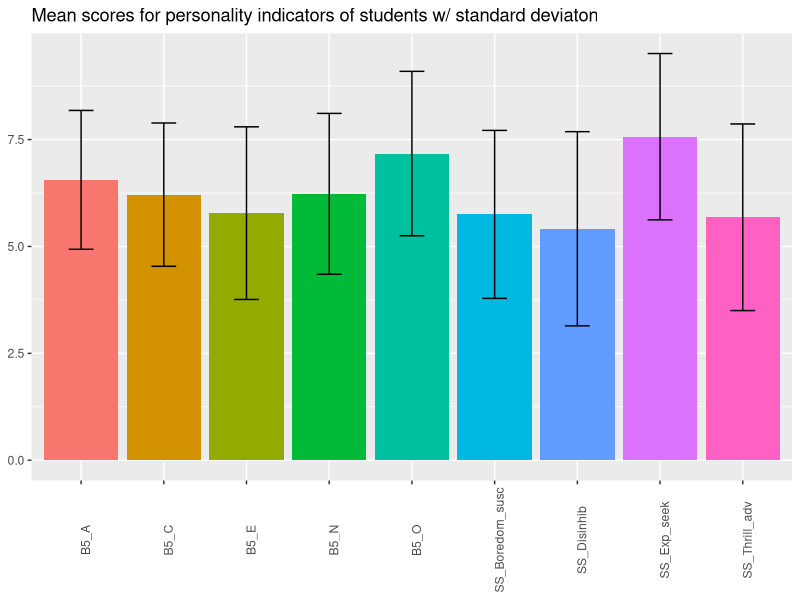
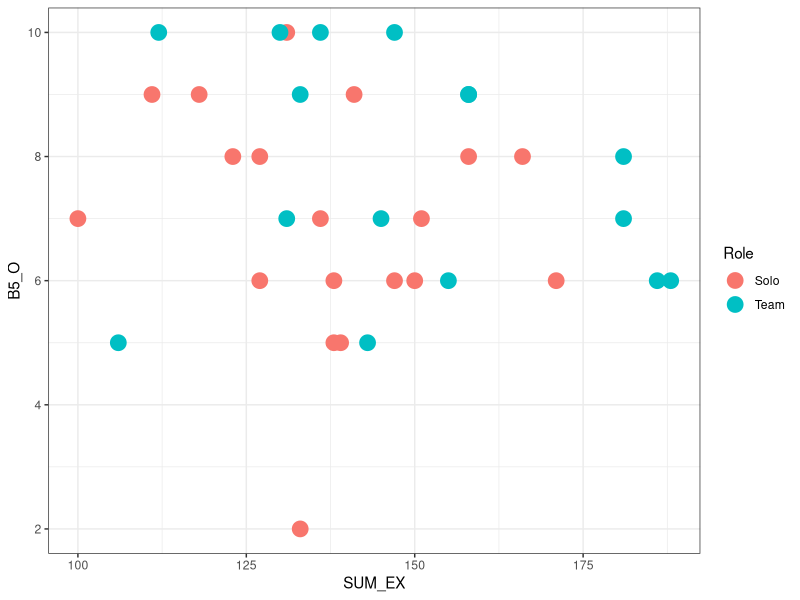
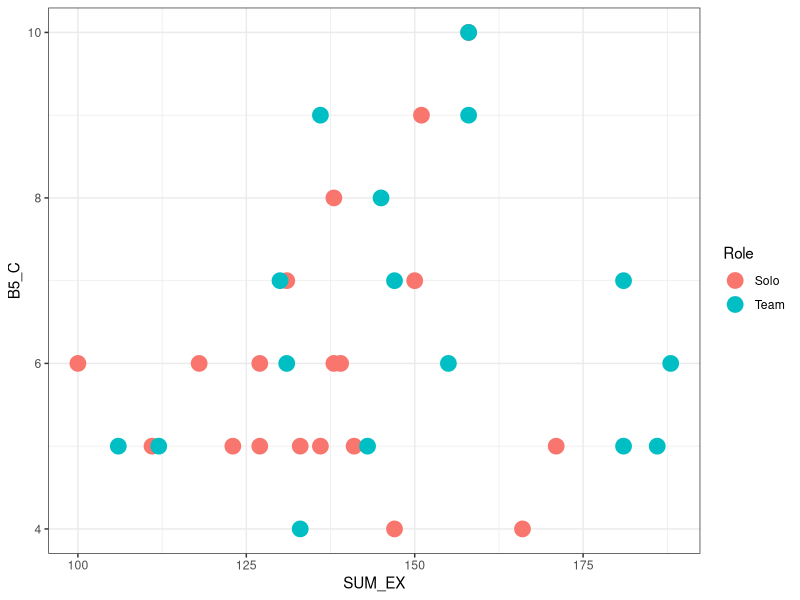
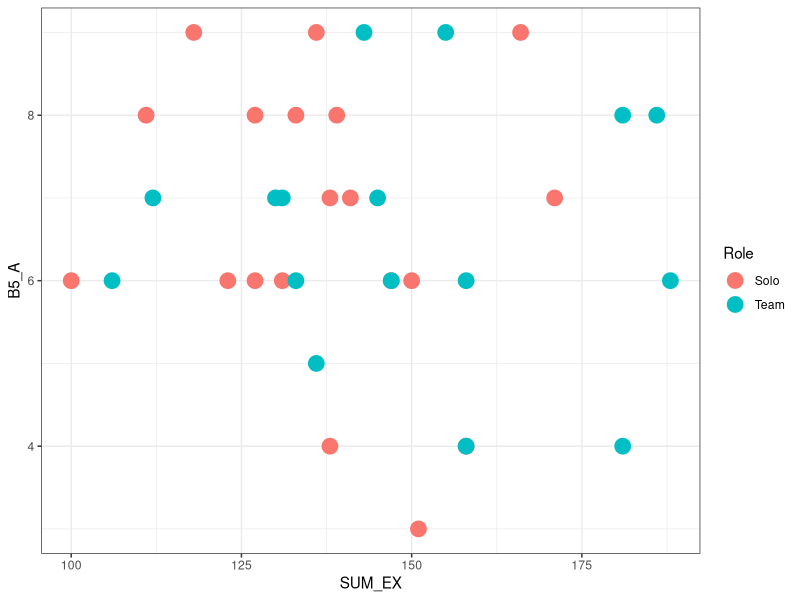
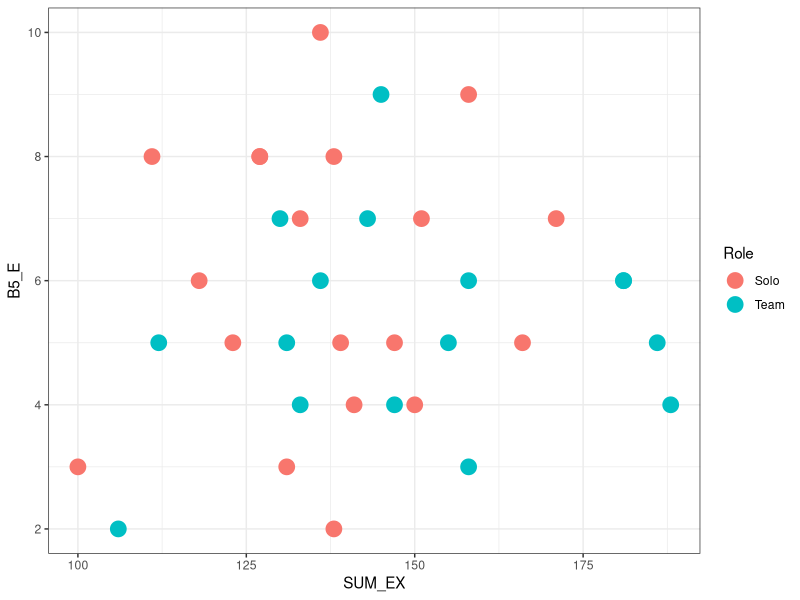
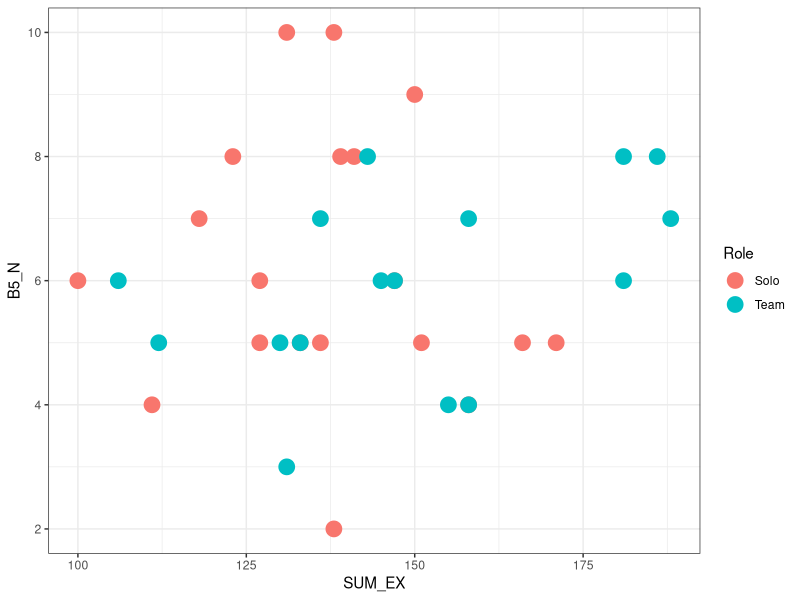
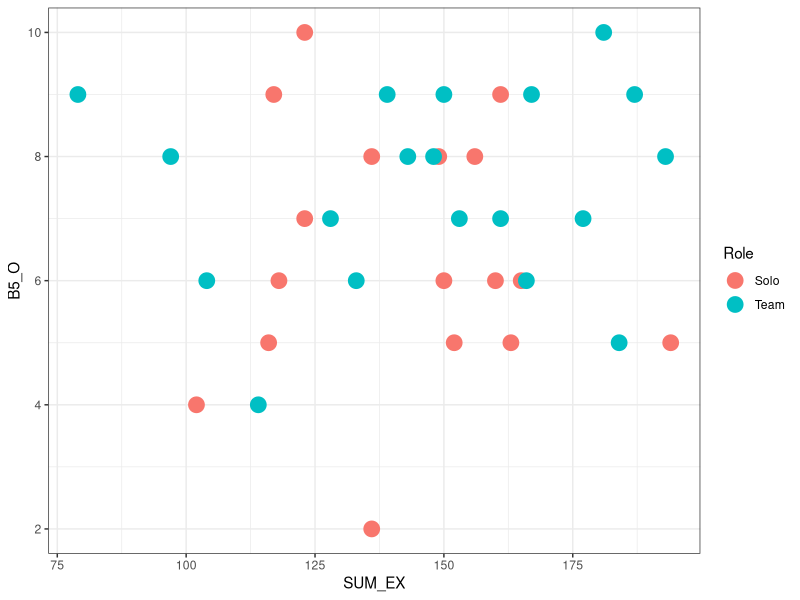
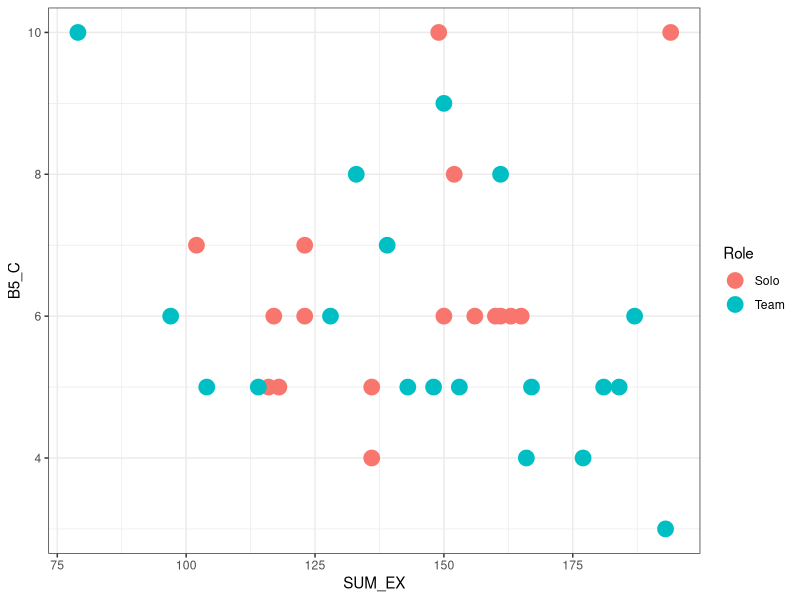

The R source for these figures, in order: (Note: this script raises an error after producing the figures.)

# Dependencies
list.of.packages <- c("openxlsx","tidyr","RColorBrewer","magrittr","tidyverse")
new.packages <- list.of.packages[!(list.of.packages %in% installed.packages()[,"Package"])]
if(length(new.packages)) install.packages(new.packages)
lapply(list.of.packages, require, character.only = TRUE)
rm(list = c("list.of.packages","new.packages"))

# read xlsx data if it does not exist yet
if (!exists("Stats")) Stats <- openxlsx::read.xlsx("Stats.xlsx", sheet = "Sheet 1")


Stats <- subset(Stats,!(Student_ID %in% c("1ac81dbe09bf3f0f3eac3d67ebc7c53e") & Exc_round  == 1)) #
Stats <- subset(Stats,!(Student_ID %in% c("6f1c1fea47a3b121012af306c5824c02") & Exc_round  == 2)) #
Stats <- subset(Stats,!(Student_ID %in% c("9547de7153ef46ae8a67d6548b3c2e25"))) # hasp00

### Deskriptivní část ###
# statistické charakteristiky pro všech 6 vnitřních kol dohromady
cols <- c("INNER_R1", "INNER_R2", "INNER_R3", "INNER_R4", "INNER_R5", "INNER_R6")
Stats$SUM_EX <- apply(Stats[,cols],1,sum)
Stats$E_mean <- apply(Stats[,cols],1,mean)
Stats$E_med <- apply(Stats[,cols],1,median)
Stats$E_min <- apply(Stats[,cols],1,min)
Stats$E_max <- apply(Stats[,cols],1,max)
Stats$E_sd  <- apply(Stats[,cols],1,sd)
Stats$E_rng <- Stats$E_max - Stats$E_min
Stats$Role <-  ifelse(Stats$Role_01 == "Solo", "Solo", "Team")

# EA + EAO from OCEAN
Stats$BFI_EA = Stats$B5_E + Stats$B5_A
Stats$BFI_EAO = Stats$B5_E + Stats$B5_A + Stats$B5_O

# SS TOTAL
Stats$SS_Total = Stats$SS_Exp_seek +
              Stats$SS_Boredom_susc +
              Stats$SS_Thrill_adv +
              Stats$SS_Disinhib


# Sloupce, které budeme vizualizovat
# cols = selected columns
cols = c("B5_O","B5_C","B5_E","B5_A","B5_N",
          "SS_Exp_seek","SS_Boredom_susc","SS_Thrill_adv","SS_Disinhib")

# Vizualize means and sd, data_graph1
data_graph_1=data.frame(cols,
                   Avg=sapply(Stats[,cols],mean),
                   Sd =sapply(Stats[,cols],sd))

# Aesthetics, vložíme data 
ggplot(data_graph_1, aes(x=cols, y=Avg, fill=cols)) + 
  geom_bar(stat="identity") +                       
  geom_errorbar(aes(ymin=Avg-Sd, ymax=Avg+Sd), width=.3) + 
  xlab(NULL) + ylab(NULL) + ggtitle("Mean scores for personality indicators of students w/ standard deviaton") +
  theme(axis.text.x = element_text(angle = 90), 
        legend.position = "none")

### correlogram
# dev.new()
# corrgram(Stats[Stats$Role == "Team",], order=NULL, lower.panel=panel.shade,
#          upper.panel=NULL, text.panel=panel.txt, main="Teams")
# dev.new()
# corrgram(Stats[Stats$Role == "Solo",], order=NULL, lower.panel=panel.shade,
#          upper.panel=NULL, text.panel=panel.txt, main="Solo")
# 
# 
# dev.off()
# dev.off()

# Stats by round
Stats1 = subset(Stats, Stats$Exc_round == 1)
Stats2 = subset(Stats, Stats$Exc_round == 2)
Stats3 = subset(Stats, Stats$Exc_round == 3)

# Nechať - pre nízke hodnoty EA máme viac Solo Threshold = 10 
# BFFF

ggplot(data=Stats1, aes(y=B5_O, x=SUM_EX, col=Role)) +
  geom_point(size=5) + theme_bw() 
ggplot(data=Stats1, aes(y=B5_C, x=SUM_EX, col=Role)) +
  geom_point(size=5) + theme_bw() 
ggplot(data=Stats1, aes(y=B5_A, x=SUM_EX, col=Role)) +
  geom_point(size=5) + theme_bw() 
ggplot(data=Stats1, aes(y=B5_E, x=SUM_EX, col=Role)) +
  geom_point(size=5) + theme_bw() 
ggplot(data=Stats1, aes(y=B5_N, x=SUM_EX, col=Role)) +
  geom_point(size=5) + theme_bw() 

ggplot(data=Stats3, aes(y=B5_O, x=SUM_EX, col=Role)) +
  geom_point(size=5) + theme_bw() 
ggplot(data=Stats3, aes(y=B5_C, x=SUM_EX, col=Role)) +
  geom_point(size=5) + theme_bw() 
ggplot(data=Stats3, aes(y=B5_A, x=SUM_EX, col=Role)) +
  geom_point(size=5) + theme_bw() 
ggplot(data=Stats3, aes(y=B5_E, x=SUM_EX, col=Role)) +
  geom_point(size=5) + theme_bw() 
ggplot(data=Stats3, aes(y=B5_N, x=SUM_EX, col=Role)) +
  geom_point(size=5) + theme_bw() 


# BSSS
ggplot(data=Stats1, aes(y=SS_Exp_seek, x=SUM_EX, col=Role)) +
  geom_point(size=5) + theme_bw() 

ggplot(data=Stats1, aes(y=SS_Boredom_susc, x=SUM_EX, col=Role)) +
  geom_point(size=5) + theme_bw() 

ggplot(data=Stats1, aes(y=SS_Thrill_adv, x=SUM_EX, col=Role)) +
  geom_point(size=5) + theme_bw() 

ggplot(data=Stats1, aes(y=SS_Disinhib, x=SUM_EX, col=Role)) +
  geom_point(size=5) + theme_bw() 
ggplot(data=Stats1, aes(x=SUM_EX, y=SS_Disinhib, col=Role)) +
  geom_point(size=5) + theme_bw() + geom_smooth(method = "lm", se = FALSE)

ggplot(data=Stats1, aes(x=SS_Exp_seek, y=SUM_EX, col=Role)) +
  geom_point(size=5) + theme_bw() 

ggplot(data=Stats1, aes(x=SS_Thrill_adv, y=SUM_EX, col=Role)) +
  geom_point(size=5) + theme_bw() 

ggplot(data=Stats1, aes(x=SS_Total, y=SUM_EX, col=Role)) +
  geom_point(size=5) + theme_bw() 


# wide to long data
data_long <- gather(Stats, stat, value, B5_O:INNER_R6, factor_key=TRUE)

# take only exercices
data_long$exercise <- as.numeric(substr(data_long$stat,8,8))*1
ex_results_long <- subset(data_long,!is.na(data_long$exercise))


motivation_by_role <- Stats %>% as_tibble %>%
  select(Initials, Exc_round, INNER_R1:Role_06) %>%
  gather(Round,Result,INNER_R1:INNER_R6, factor_key=TRUE) %>%
  mutate(Role = case_when(Round == "INNER_R1" ~ Role_01,
                          Round == "INNER_R2" ~ Role_02,
                          Round == "INNER_R3" ~ Role_03,
                          Round == "INNER_R4" ~ Role_04,
                          Round == "INNER_R5" ~ Role_05,
                          Round == "INNER_R6" ~ Role_06)) %>%
  select(Initials, Role, Exc_round, Round, Result) %>% 
  group_by(Initials, Role) %>% 
  summarize(mean_motivation = mean(Result), .groups = "keep")

motivation_by_role %>% group_by(Role) %>% summarize(mean(mean_motivation))


motivation_by_role %$% aov(mean_motivation ~ Role) %>% summary



#############################################
# 1. Najít protikladné dynamiky u jedince v režimu Solo vs Team, tzn. tvar písmene M vs W (Excel)


#############################################
# 2. Prověřit dynamiku, tzn. identifikovat zda některé typy os. měli stále rostoucí trend v motivaci (příp. stále klesající)
# - katj00


#############################################
# 3. Vytvořit clustery z B5 - a regresi dělat vůči nim a ne vůči izolovaným dimenzím B5

#############################################
# 4. Vyzkoušet Top-Down = hledání obecných vztahů

#############################################
# 5. Bottom-Up = zbavíme se noise.

#############################################
# 6. Identifikovat skokany mezi outer-rounds (vnějšími koly).

#############################################
# 7. Zohlednit Pilot vs Navigator podle osobnosti
# - kovj19

#############################################
# 8. Udělat šest chlívečků: která role koho baví nejvíc 
# (Max-Pilot, Max-Solo, Max-Nav), (Min-Pilot, Min-Solo, Min-Nav)
# tak jeho B5 dát do toho chlívečku. A pak zanalyzovat shluky těchto B5.
# Tzn. že těch cca 50 lidí x2 (jejich nejoblíbenější a nejmíň oblíbená) dáme do 6 chlívečků

#############################################
# 9. Udělat rozhodovací strom a natrénovat ho.


#############################################
# poznámka: první a poslední vnitřní kola mohou být specifická - zvážit jejich odstranění, příp. soustředění se pouze na ně. 





#############################################
# GENERUJEME NOVÝ EXCEL

openxlsx::write.xlsx(x = Stats, file = "Stats-Enhanced.xlsx")


#############################################
# iné úlohy, mimo misu
library(sqldf)
data_connected = sqldf("SELECT x1.SUM_EX,
                                x2.SUM_EX,
                                x1.Student_ID
                          FROM Stats x1
                            JOIN Stats x2 
                                ON x1.Student_ID = x2.Student_ID")

ggplot(data=Stats1, aes(x=SUM_EX, col=data_connected)) +
  geom_point(size=5) + theme_bw() 





ggplot(data=ex_results_long1, aes(x=exercise, y=value, col=Student_ID)) +
  geom_line()

ggplot(data=ex_results_long2, aes(x=exercise, y=value, col=Student_ID, fill = factor(Role_06))) +
  geom_line()




ggplot(df, aes(x = factor(age), y = score), fill = variable) + 
  geom_bar(stat = "summary", fun = "mean")





ex_res_solo_long1 <- subset(ex_results_long,Exc_round == 1 & Role == "Solo")
ex_res_team_long1 <- subset(ex_results_long,Exc_round == 1 & Role == "Team")

ex_res_solo_long2 <- subset(ex_results_long,Exc_round == 2 & Role == "Solo")
ex_res_team_long2 <- subset(ex_results_long,Exc_round == 2 & Role == "Team")



# identifikovať osobnosť najlepších výsledkov
